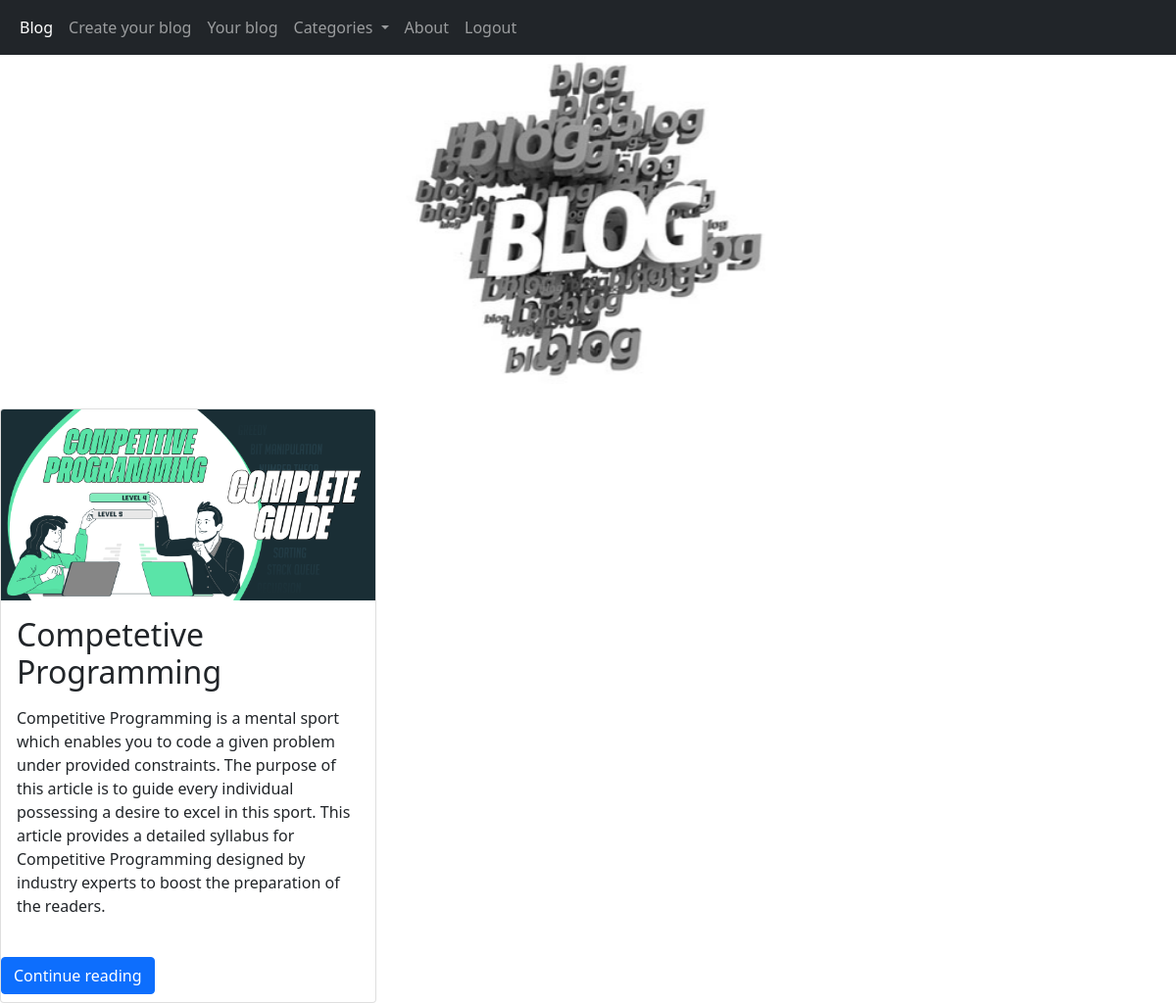
Page /blog/education/ on the committed database.
### blog/models.py (models this page shows, shortened)
class MyBlog(models.Model):
    author= models.ForeignKey(User, on_delete=models.CASCADE)
    title= models.CharField(max_length = 200)
    body = RichTextField(blank=True, null=True)
    image= models.ImageField(upload_to ='images')
    datetime = models.DateTimeField(auto_now= True)
    category=models.CharField(max_length=15,choices=CATEGORY,default='Other')
    slug = models.SlugField(max_length=40,null=False,unique=True)

### blog/views.py (the view)
# urls.py: path('education/',views.education,name='education'),
def education(request):
    blogs = MyBlog.objects.all().filter(category='Education').order_by('-datetime')
    return render(request,'blog.html',{'blogs':blogs})

### templates/blog.html (shortened to what this page needs)
{% load static %}
<!DOCTYPE html>
<html>
<head>
<link href="https://cdn.jsdelivr.net/npm/bootstrap@5.0.0-beta2/dist/css/bootstrap.min.css" rel="stylesheet">
</head>
<body>
  <nav class="navbar navbar-expand-lg navbar-dark bg-dark">
    <div class="container-fluid">
      <div class="collapse navbar-collapse" id="navbarNavDropdown">
        <ul class="navbar-nav">
          <li class="nav-item">
            <a class="nav-link active" aria-current="page" href="{% url 'blog:bloglist' %}">Blog</a>
          </li>
          <li class="nav-item">
            <a class="nav-link" href="{% url 'blog:create' %}">Create your blog</a>
          </li>
          <li class="nav-item">
            <a class="nav-link" href="{% url 'blog:profile' %}">Your blog</a>
          </li>
          <li class="nav-item dropdown">
            <a class="nav-link dropdown-toggle" href="#" id="navbarDropdownMenuLink" role="button" data-bs-toggle="dropdown" aria-expanded="false">
              Categories
            </a>
          </li>
          <li class="nav-item">
            <a class="nav-link" href="#">About</a>
          </li>
          <li class="nav-item">
            <a class="nav-link" href="{% url 'blog:logout_view' %}">Logout</a>
          </li>
        </ul>
      </div>
    </div>
  </nav>
  <div id="carouselExampleControls" class="carousel slide" data-bs-ride="carousel">
    <div class="carousel-inner">
      <div class="carousel-item active" data-bs-interval="5000">
        <center><img src="{% static 'b3.jpg' %}" class="d-block w-50" alt="blog image1"></center>
      </div>
    </div>
    <button class="carousel-control-prev" type="button" data-bs-target="#carouselExampleControls"  data-bs-slide="prev">
      <span class="carousel-control-prev-icon" aria-hidden="true"></span>
    </button>
    <button class="carousel-control-next" type="button" data-bs-target="#carouselExampleControls"  data-bs-slide="next">
      <span class="carousel-control-next-icon" aria-hidden="true"></span>
    </button>
  </div>
  <br>
    <div class="row row-cols-1 row-cols-md-3 g-4">
      {% for i in blogs %}
      <div class="col">
        <div class="card h-100">
          <img src="{{i.image.url}}" class="card-img-top" alt="Couldn't load">
          <div class="card-body">
            <h2 class="card-title">{{i.title}}</h2>
            <p class="card-text">{{i.body|safe|truncatechars:500}}</p>
          </div>
          <div class="my-2">
            <a href="/blog/{{i.slug}}" role="button" class="btn btn-primary">Continue reading</a>
          </div>
        </div>
      </div>
    {% endfor %}
    </div>
</body>
</html>

### rows in the picture
MyBlog: image (picture), title "Competetive Programming", body "Competitive Programming is a mental sport which enables you to code a given problem under provided constraints. The purpose of this article is to guide every individual possessing a desire to excel in this sport. This article provides a detailed syllabus for Competitive Programming designed by industry experts to boost the preparation of the readers."
